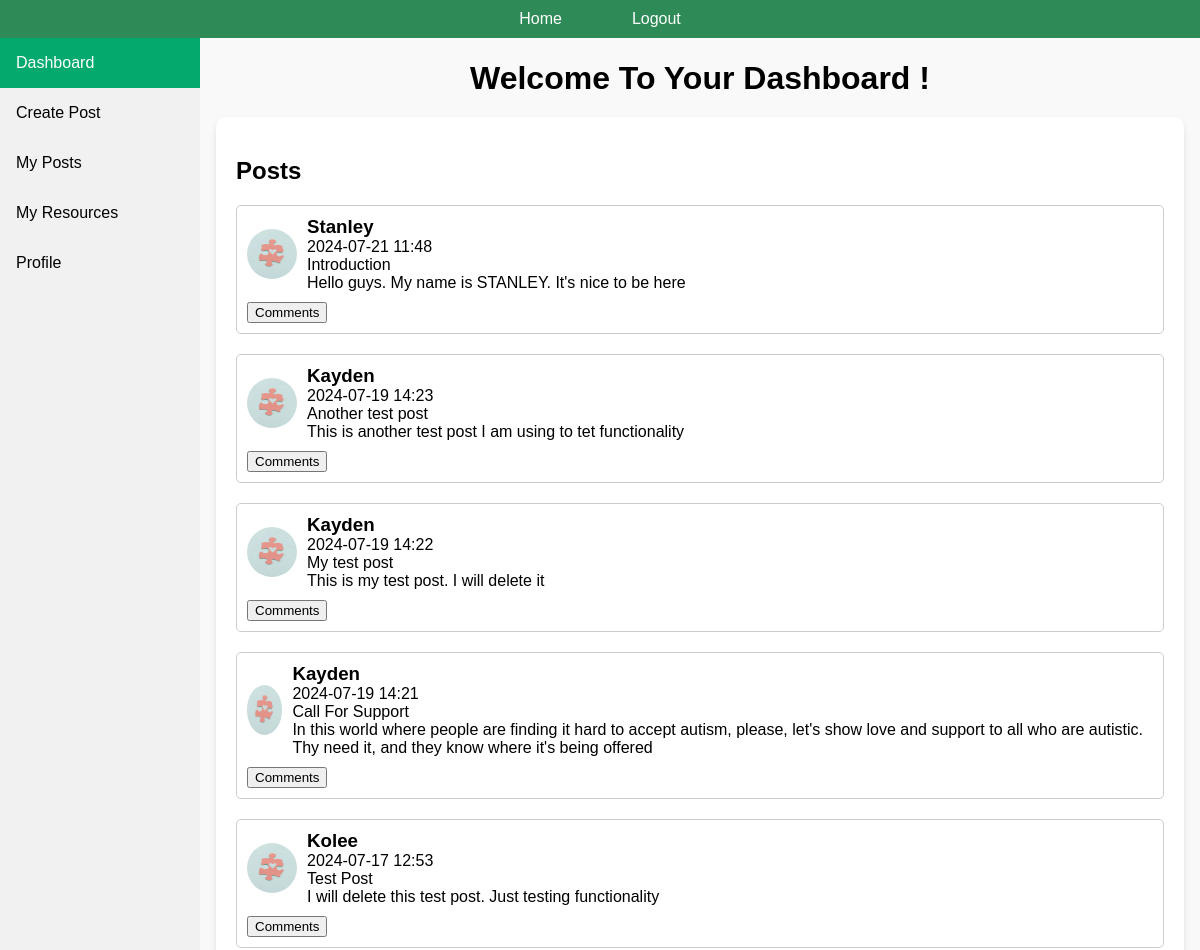
/dashboard (signed in, upper part), run on an earlier commit of the app's database.
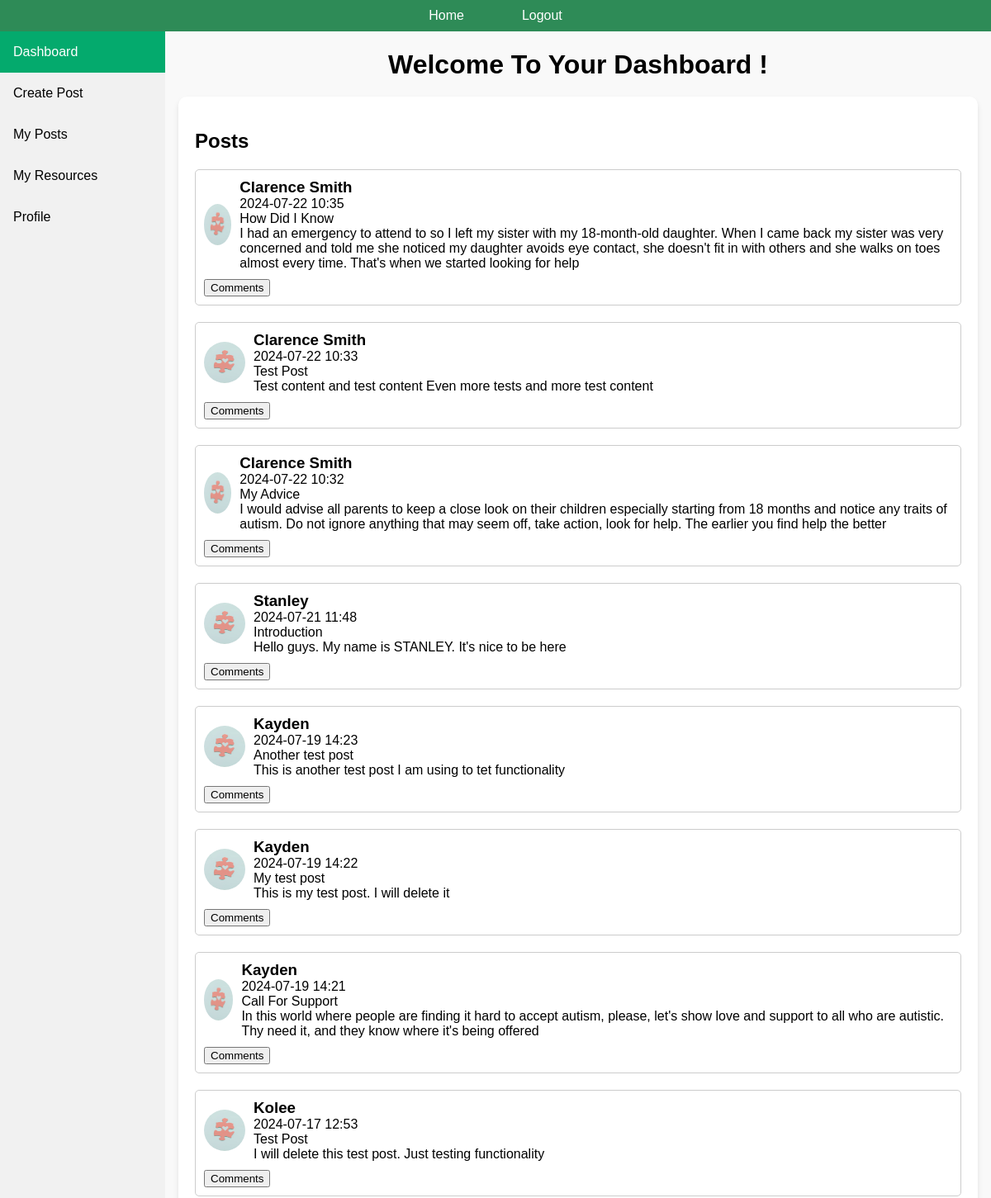
And on a later commit of the database.
### api/models.py (models this page shows, shortened)
class Post(db.Model):
	id = db.Column(db.Integer, primary_key=True)
	user_id = db.Column(db.Integer, db.ForeignKey('user.id'), nullable=False)
	content = db.Column(db.Text, nullable=False)
	title = db.Column(db.String(200), nullable=False)
	date_posted = db.Column(db.DateTime, nullable=False, default=datetime.utcnow)
	user = db.relationship('User', back_populates='posts')

class User(db.Model, UserMixin):
	__tablename__ = 'user'
	id = db.Column(db.Integer, primary_key=True)
	username = db.Column(db.String(150), nullable=False, unique=True)
	email = db.Column(db.String(150), nullable=False, unique=True)
	password = db.Column(db.String(150), nullable=False)
	city = db.Column(db.String(80), nullable=False)
	image_file = db.Column(db.String(20), nullable=False, default='default.jpg')
	posts = db.relationship('Post', back_populates='user', lazy='dynamic')
	resource = db.relationship('Resource', secondary=user_resource_association, back_populates='user')

### app.py (the view)
	@app.route('/dashboard')
	@login_required
	def dashboard():
		user_id = session.get('user_id')  # Get the user_id from the session
		username = session.get('username')
		email = session.get('email')
		if 'user_id' not in session:
			return redirect(url_for('login'))
		user = User.query.get(user_id)
		if not user:
			return redirect(url_for('login'))
		all_posts = Post.query.order_by(Post.date_posted.desc()).all()
		for post in all_posts:
			post.comments = Comment.query.filter_by(post_id=post.id).order_by(Comment.date_posted.desc()).all()
		return render_template("dashboard.html", user=user, posts=all_posts)

### templates/dashboard.html (shortened to what this page needs)
{% extends "base.html" %}
{% block content %}
<h1>Welcome To Your Dashboard {{ session['username'] }}!</h1>
<div class="main-content">
    <h2>Posts</h2>
    {% for post in posts %}
    <div class='post'>
		<div class="post-header">
			<img class="rounded-circle" src="{{ url_for('static', filename='profile_pics/' + user.image_file) if user.image_file != 'default.jpg' else url_for('static', filename='images/default.jpg') }}" alt="Profile Picture">
			<div class="post-details">
        		<h3>{{ post.user.username }}</h3>
        		<p>{{ post.date_posted.strftime('%Y-%m-%d %H:%M') }}</p>
        		<p>{{ post.title }}</p>
        		<p>{{ post.content }}</p>
			</div>
		</div>
        <div class="comments-section">
            <button class="toggle-comments">Comments</button>
        </div>
    </div>
    {% endfor %}
</div>
{% endblock %}

### templates/base.html (shortened to what this page needs)
<!DOCTYPE html>
<html lang="en">
<head>
    <link rel="stylesheet" href="{{ url_for('static', filename='css/dashboard.css') }}">
</head>
<body>
    <header>
        <nav>
            <ul>
                <li><a href="/">Home</a></li>
                <li><a href="/logout">Logout</a></li>
            </ul>
        </nav>
    </header>
    <div class="container">
        {% include 'sidebar.html' %}
        <div class="dashboard-container">
            {% block content %}{% endblock %}
        </div>
    </div>
</body>
</html>

### templates/sidebar.html
<div class="sidebar">
    <a href="/dashboard" class="{{ 'active' if request.path == '/dashboard' else '' }}">Dashboard</a>
    <a href="/create_post" class="{{ 'active' if request.path == '/create_post' else '' }}">Create Post</a>
    <a href="/my_posts" class="{{ 'active' if request.path == '/my_posts' else '' }}">My Posts</a>
    <a href="/my_resources" class="{{ 'active' if request.path == '/my_resources' else '' }}">My Resources</a>
    <a href="/profile" class="{{ 'active' if request.path == '/profile' else '' }}">Profile</a>
</div>

### static/css/dashboard.css (style rules this page uses)
body { font-family: Arial, sans-serif; background-color: #f9f9f9; margin: 0; padding: 0; }
header nav { width: 100%; background-color: seagreen; padding: 10px 0; }
header nav ul { list-style: none; display: flex; justify-content: center; padding: 0; margin: 0; }
header nav ul li { margin: 0 15px; }
header nav ul li a { color: white; text-decoration: none; padding: 10px 20px; border-radius: 5px; transition: background-color 0.2s; }
.sidebar { margin: 0; padding: 0; width: 200px; background-color: #f1f1f1; position: fixed; height: 100%; overflow: auto; }
.sidebar a { display: block; color: black; padding: 16px; text-decoration: none; }
.sidebar a.active { background-color: #04AA6D; color: white; }
div.dashboard-container { margin-left: 200px; padding: 1px 16px; height: 1000px; }
h1 { text-align: center; margin-bottom: 20px; }
.main-content { background-color: white; padding: 20px; border-radius: 10px; box-shadow: 0 4px 6px rgba(0, 0, 0, 0.1); }
.post { margin-bottom: 20px; border: 1px solid #ccc; padding: 10px; border-radius: 5px; }
.post-header { display: flex; align-items: center; margin-bottom: 10px; }
.post-header img.rounded-circle { width: 50px; height: 50px; border-radius: 50%; margin-right: 10px; }
.post-details { display: flex; flex-direction: column; }
.post-details h3, .post-details p { margin: 0; }
.comments-section { margin-top: 10px; }
.post { margin-bottom: 20px; }

What changed in the data, as far as the page shows it:
added Post: image_file (placeholder picture), user.username "Clarence Smith", date_posted "2024-07-22 10:35", title "How Did I Know", content "I had an emergency to attend to so I left my sister with my 18-month-old daughter. When I came back my sister was very concerned and told me she noticed my daughter avoids eye contact, she doesn't fit in with others and she walks on toes almost every time. That's when we started looking for help"
added Post: image_file (placeholder picture), user.username "Clarence Smith", date_posted "2024-07-22 10:33", title "Test Post", content "Test content and test content Even more tests and more test content"
added Post: image_file (placeholder picture), user.username "Clarence Smith", date_posted "2024-07-22 10:32", title "My Advice", content "I would advise all parents to keep a close look on their children especially starting from 18 months and notice any traits of autism. Do not ignore anything that may seem off, take action, look for help. The earlier you find help the better"
